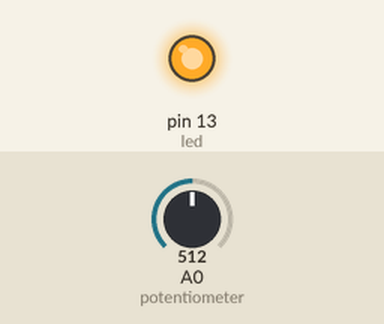
The sketch below on a simulated Arduino Uno, built with avr-gcc and run on an emulated ATmega328P. Shown: output pins drawn as LEDs (lit = HIGH). Inputs (shaded band) come from the test bench; at power-on: A0 (potentiometer) = 512.

Above: at 1.2 s.
1.3 s: A0 (potentiometer) set to 496
At 1.7 s:
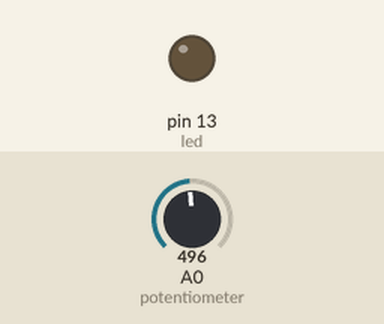
2.8 s: A0 (potentiometer) set to 716
At 4.0 s:
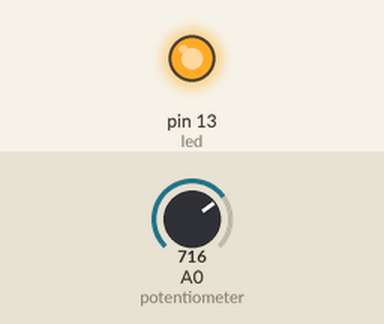
4.3 s: A0 (potentiometer) set to 511
At 5.2 s:
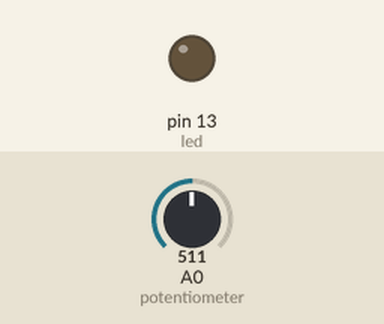
Timing chart, 0 to 7.3 s (numbered marks = the images above; inputs shaded):
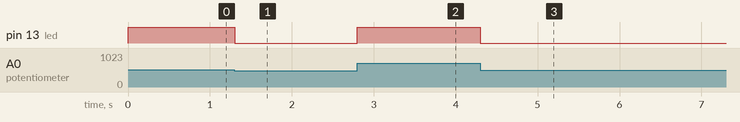

Measured:
- the behaviour switches between 512 and 511 on A0 (potentiometer) (found by bisection; images 0 and 1)
- after the input at 1.3 s, pin 13 (led): HIGH → LOW at once
- after the input at 2.8 s, pin 13 (led): LOW → HIGH at once
- after the input at 4.3 s, pin 13 (led): HIGH → LOW at once

The sketch:

potentiometer.._printing_its_value.ino
```cpp
int potentiometer = A0;
int led=13;
int potValue=0;

void setup() {
  // initialize serial communication at 9600 bits per second:
  Serial.begin(9600);
  pinMode(potentiometer , INPUT);
  pinMode(led , OUTPUT);
}

void loop() {
  // read the input on analog pin 0:
   potValue = analogRead(potentiometer);
  // Convert the analog reading (which goes from 0 - 1023)
  //to a voltage (0 - 5V):
  // print out the value you read:
  analogWrite(led , potValue/4);
  }
```
